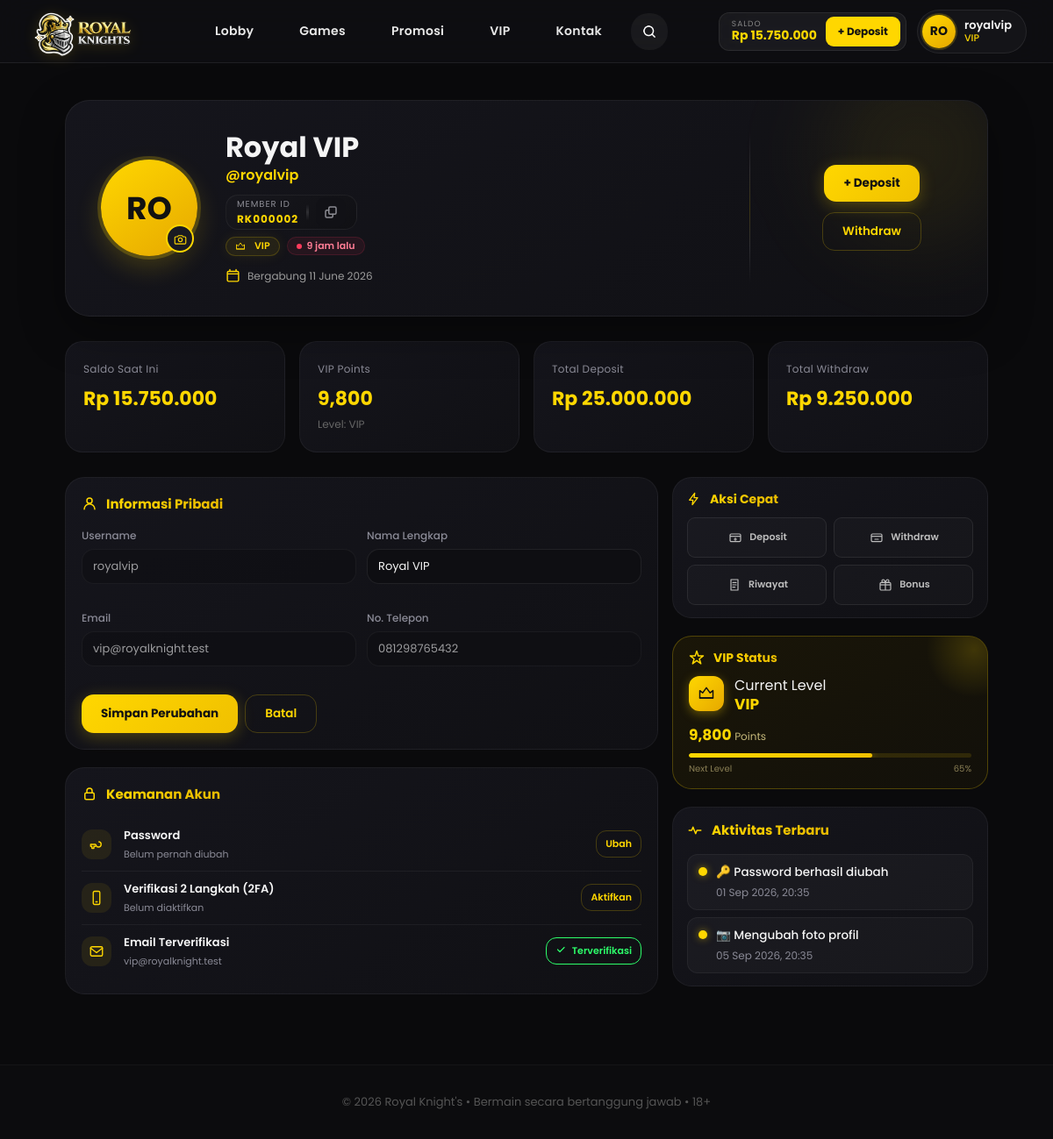
Page /member/profile.php (signed in) on the committed database.
### tables this page shows
CREATE TABLE users (
    id                    INT UNSIGNED AUTO_INCREMENT PRIMARY KEY,
    username              VARCHAR(50)   NOT NULL,
    email                 VARCHAR(100)  NOT NULL,
    password              VARCHAR(255)  NOT NULL,       
    referral              VARCHAR(50)   DEFAULT NULL,
    fullname              VARCHAR(100)  DEFAULT NULL,
    phone                 VARCHAR(20)   DEFAULT NULL,
    avatar                VARCHAR(255)  DEFAULT NULL,    
    balance               DECIMAL(15,2) NOT NULL DEFAULT 0.00,
    level                 VARCHAR(20)   NOT NULL DEFAULT 'Bronze',  
    points                INT           NOT NULL DEFAULT 0,
    total_deposit         DECIMAL(15,2) NOT NULL DEFAULT 0.00,
    total_withdraw        DECIMAL(15,2) NOT NULL DEFAULT 0.00,
    created_at            TIMESTAMP     NOT NULL DEFAULT CURRENT_TIMESTAMP,
    last_login            DATETIME      DEFAULT NULL,    
    last_seen             DATETIME      DEFAULT NULL,    
    last_active           DATETIME      DEFAULT NULL,    
    password_updated_at   DATETIME      DEFAULT NULL,    
    UNIQUE KEY uq_users_username (username),
    UNIQUE KEY uq_users_email (email)
);

CREATE TABLE user_activity (
    id          INT UNSIGNED AUTO_INCREMENT PRIMARY KEY,
    user_id     INT UNSIGNED NOT NULL,
    icon        VARCHAR(20)   DEFAULT NULL,
    activity    VARCHAR(255)  NOT NULL,
    created_at  TIMESTAMP NOT NULL DEFAULT CURRENT_TIMESTAMP,
    CONSTRAINT fk_activity_user FOREIGN KEY (user_id) REFERENCES users(id) ON DELETE CASCADE
);

### member/profile.php (the view, shortened to what the rows shown need)
<?php
require_once __DIR__ . "/../rtp/rtp_update.php";
$user_id = $_SESSION['id'];
$stmt = $conn->prepare("
    SELECT
        id,
        username,
        fullname,
        email,
        phone,
        avatar,
        balance,
        level,
        points,
        total_deposit,
        total_withdraw,
        created_at,
        last_login,
        last_seen,
        password_updated_at
    FROM users
    WHERE id = ?
");
$stmt->bind_param("i", $user_id);
$stmt->execute();
$result = $stmt->get_result();
$user = $result->fetch_assoc();
$online = false;
$activity_query = $conn->prepare("
    SELECT *
    FROM user_activity
    WHERE user_id = ?
    ORDER BY id DESC
    LIMIT 2
");
$activity_query->bind_param("i",$user_id);
$activity_query->execute();
$activities = $activity_query->get_result();
$username       = $user['username'];
$fullname       = $user['fullname'];
$email          = $user['email'];
$phone          = $user['phone'];
$balance        = $user['balance'];
$level          = $user['level'];
$points         = $user['points'];
$total_deposit  = $user['total_deposit'];
$total_withdraw = $user['total_withdraw'];
$avatar = strtoupper(
    mb_substr($username,0,2)
);
$avatar_file = $user['avatar'] ?? null;
$avatar_url  = $avatar_file ? "../uploads/avatars/" . $avatar_file : null;
$join_date = date(
    "d F Y",
    strtotime($user['created_at'])
);
if (!empty($user['last_login'])) {
    $last_login_time = strtotime($user['last_login']);
    $diff = time() - $last_login_time;
    if ($diff < 60) {
        $last_active = "Baru saja";
    } elseif ($diff < 3600) {
        $last_active = floor($diff / 60) . " menit lalu";
    } elseif ($diff < 86400) {
        $last_active = floor($diff / 3600) . " jam lalu";
    } else {
        $last_active = floor($diff / 86400) . " hari lalu";
    }
} else {
    $last_active = "Belum pernah login";
}
if(!empty($user['password_updated_at'])){
    $password_update = strtotime(
        $user['password_updated_at']
    );
    $diff = time() - $password_update;
    if($diff < 60){
        $password_changed = "Baru saja";
    }
    elseif($diff < 3600){
        $password_changed = floor($diff / 60)." menit yang lalu";
    }
    elseif($diff < 86400){
        $password_changed = floor($diff / 3600)." jam yang lalu";
    }
    elseif($diff < 2592000){
        $password_changed = floor($diff / 86400)." hari yang lalu";
    }
    else{
        $password_changed = date(
            "d M Y",
            $password_update
        );
    }
}else{
    $password_changed = "Belum pernah diubah";
}
?>
<!DOCTYPE html>
<html lang="id">
<head>
<link rel="stylesheet" href="https://cdnjs.cloudflare.com/ajax/libs/cropperjs/1.6.1/cropper.min.css">
</head>
<body>
<header>
    <div class="member-area">
        <div class="balance-card">
            <div class="balance-info">
                <div class="label">Saldo</div>
                <div class="amount">Rp <?= number_format($balance, 0, ',', '.') ?></div>
            </div>
        </div>
        <div class="user-dropdown">
            <div class="user-btn" onclick="toggleUserMenu()">
                <div class="avatar" <?= $avatar_url ? 'style="background-image:url(\''.htmlspecialchars($avatar_url).'\')"' : '' ?>>
                    <?= $avatar_url ? '' : $avatar ?>
                </div>
                <div class="user-meta">
                    <div class="name"><?= htmlspecialchars($username) ?></div>
                    <div class="level"><?= htmlspecialchars($level) ?></div>
                </div>
            </div>
        </div>
    </div>
</header>
<div class="profile-wrapper">
    <div class="profile-hero">
        <div class="profile-avatar-lg" <?= $avatar_url ? 'style="background-image:url(\''.htmlspecialchars($avatar_url).'\')"' : '' ?>>
            <?= $avatar_url ? '' : $avatar ?>
            <label for="avatarInput" class="edit-avatar" title="Ubah Avatar">
            </label>
        </div>
          <div class="profile-info">
    <h1><?= htmlspecialchars($fullname) ?></h1>
    <div class="username">
        @<?= htmlspecialchars($username) ?>
    </div>
    <div class="member-card">
    <div class="member-card-left">
        <span class="member-label">
            Member ID
        </span>
        <div class="member-number" id="memberId">
            RK<?= str_pad($user['id'], 6, "0", STR_PAD_LEFT) ?>
        </div>
    </div>
    <div class="member-divider"></div>
    <button
        class="copy-btn"
        onclick="copyMemberID()"
        title="Salin Member ID">
    </button>
</div>
    <div class="profile-badges">
        <span class="badge-level">
            <svg viewBox="0 0 24 24" fill="none" aria-hidden="true"><path d="M3 8l4 3 5-7 5 7 4-3v10H3V8z" stroke="currentColor" stroke-width="1.8" stroke-linejoin="round"/><path d="M3 18h18" stroke="currentColor" stroke-width="1.8" stroke-linecap="round"/></svg>
            <?= htmlspecialchars($level) ?>
        </span>
        <?php if($online): ?>
        <span class="online-status">
            Aktif sekarang
        </span>
        <?php else: ?>
        <span class="offline-status">
            <?= htmlspecialchars($last_active) ?>
        </span>
        <?php endif; ?>
    </div>
    <div class="profile-info-row">
    <span>
        <svg viewBox="0 0 24 24" fill="none">
            <path d="M7 2v3M17 2v3M3 9h18M5 5h14a2 2 0 0 1 2 2v12a2 2 0 0 1-2 2H5a2 2 0 0 1-2-2V7a2 2 0 0 1 2-2z"
            stroke="currentColor"
            stroke-width="2"
            stroke-linecap="round"
            stroke-linejoin="round"/>
        </svg>
        Bergabung <?= htmlspecialchars($join_date) ?>
    </span>
</div>
</div>
        <div class="profile-actions">
            <a href="#" class="btn-primary" onclick="openDepositModal(); return false;">+ Deposit</a>
            <a href="#" class="btn-outline" onclick="openWithdrawModal(); return false;">
            </a>
        </div>
    </div>
    <div class="stats-row">
        <div class="stat-card">
            <div class="label">Saldo Saat Ini</div>
            <div class="value">Rp <?= number_format($balance, 0, ',', '.') ?></div>
        </div>
        <div class="stat-card">
            <div class="label">VIP Points</div>
            <div class="value"><?= number_format($points) ?></div>
            <div class="sub">Level: <?= htmlspecialchars($level) ?></div>
        </div>
        <div class="stat-card">
            <div class="label">Total Deposit</div>
            <div class="value">Rp <?= number_format($total_deposit, 0, ',', '.') ?></div>
        </div>
        <div class="stat-card">
            <div class="label">Total Withdraw</div>
            <div class="value">Rp <?= number_format($total_withdraw, 0, ',', '.') ?></div>
        </div>
    </div>
<div class="content-grid">
    <div class="left-column">
    <div class="profile-grid-card personal-card">
        <div class="card">
            <form
                id="profileForm"
                action="/casino/auth/update-profile.php"
                method="POST"
            >
                <div class="form-row">
                    <div class="form-group">
                        <label>Username</label>
                        <input
                            type="text"
                            value="<?= htmlspecialchars($username) ?>"
                            disabled
                        >
                    </div>
                    <div class="form-group">
                        <label>Nama Lengkap</label>
                        <input
                            type="text"
                            name="fullname"
                            required
                            maxlength="100"
                            value="<?= htmlspecialchars($fullname) ?>"
                        >
                    </div>
                </div>
                <div class="form-row">
                    <div class="form-group">
                        <label>Email</label>
                        <input
                            type="email"
                            value="<?= htmlspecialchars($email) ?>"
                            disabled
                        >
                    </div>
                    <div class="form-group">
                        <label>No. Telepon</label>
                        <input
                            type="text"
                            value="<?= htmlspecialchars($phone) ?>"
                            disabled
                        >
                    </div>
                </div>
            </form>
        </div>
    </div>
    <div class="profile-grid-card security-card">
        <div class="card">
            <div class="security-item">
                <div class="security-info">
                    <div class="security-text">
                        <h4>Password</h4>
                        <p>
                            <?= htmlspecialchars($password_changed) ?>
                        </p>
                    </div>
                </div>
            </div>
            <div class="security-item">
                <div class="security-info">
                    <div class="security-text">
                        <h4>Email Terverifikasi</h4>
                        <p>
                            <?= htmlspecialchars($email) ?>
                        </p>
                    </div>
                </div>
            </div>
        </div>
    </div>
    </div>
    <div class="right-column">
    <div class="profile-grid-card vip-card">
        <div class="card vip-status-card">
            <div class="vip-header">
                <div class="vip-info">
                    <div class="label">
                        Current Level
                    </div>
                    <div class="vip-level">
                        <?= htmlspecialchars($level) ?>
                    </div>
                </div>
            </div>
            <div class="vip-points">
                <span>
                    <?= number_format($points) ?>
                </span>
                Points
            </div>
        </div>
    </div>
    <div class="card activity-horizontal">
        <div class="activity-horizontal-list" id="activityFeed">
            <?php while($act = $activities->fetch_assoc()): ?>
            <div class="activity-item-h">
                <div class="activity-dot"></div>
                <div class="activity-content">
                    <h4><?= $act['icon'] ?> <?= htmlspecialchars($act['activity']) ?></h4>
                    <p><?= date("d M Y, H:i", strtotime($act['created_at'])) ?></p>
                </div>
            </div>
            <?php endwhile; ?>
        </div>
    </div>
    </div>
</div>
</div>
</body>
</html>

### rows in the picture
users: balance "15.750.000", username "RO", username "royalvip", level "VIP", fullname "Royal VIP", id "000002", last_login "9 jam lalu", created_at "11 June 2026", points "9,800", total_deposit "25.000.000", total_withdraw "9.250.000", email "vip@royalknight.test", phone "081298765432", password_updated_at "Belum pernah diubah"
user_activity: icon "🔑", activity "Password berhasil diubah", created_at "01 Sep 2026, 20:35"
user_activity: icon "📷", activity "Mengubah foto profil", created_at "05 Sep 2026, 20:35"
